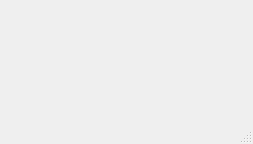
<?xml version="1.0" encoding="UTF-8"?>
<ui version="4.0">
 <class>MainWindow</class>
 <widget class="QMainWindow" name="MainWindow">
  <property name="geometry">
   <rect>
    <x>0</x>
    <y>0</y>
    <width>253</width>
    <height>144</height>
   </rect>
  </property>
  <property name="windowTitle">
   <string>MainWindow</string>
  </property>
  <widget class="QWidget" name="centralwidget">
   <widget class="QWidget" name="gridLayoutWidget">
    <property name="geometry">
     <rect>
      <x>40</x>
      <y>0</y>
      <width>201</width>
      <height>101</height>
     </rect>
    </property>
    <layout class="QGridLayout" name="gridLayout"/>
   </widget>
   <widget class="QWidget" name="verticalLayoutWidget">
    <property name="geometry">
     <rect>
      <x>890</x>
      <y>10</y>
      <width>371</width>
      <height>611</height>
     </rect>
    </property>
    <layout class="QVBoxLayout" name="verticalLayout">
     <property name="spacing">
      <number>0</number>
     </property>
     <item>
      <widget class="QLabel" name="label_2">
       <property name="maximumSize">
        <size>
         <width>150</width>
         <height>100</height>
        </size>
       </property>
       <property name="text">
        <string/>
       </property>
      </widget>
     </item>
     <item>
      <widget class="QLabel" name="label">
       <property name="maximumSize">
        <size>
         <width>350</width>
         <height>200</height>
        </size>
       </property>
       <property name="text">
        <string>Welcome To ChessMaster!</string>
       </property>
      </widget>
     </item>
    </layout>
   </widget>
  </widget>
  <widget class="QMenuBar" name="menubar">
   <property name="geometry">
    <rect>
     <x>0</x>
     <y>0</y>
     <width>253</width>
     <height>17</height>
    </rect>
   </property>
  </widget>
  <widget class="QStatusBar" name="statusbar"/>
 </widget>
 <resources/>
 <connections/>
</ui>
